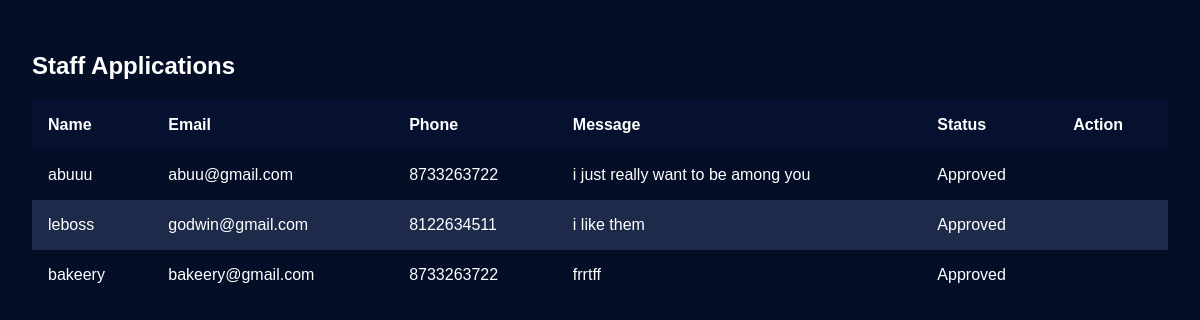
The app's page /app/admin/applications/ (signed in) with its own data.
### app/models.py (models this page shows, shortened)
class StaffApplication(models.Model):
    user = models.OneToOneField(settings.AUTH_USER_MODEL, on_delete=models.CASCADE, null=True, blank=True)
    name = models.CharField(max_length=100)
    email = models.EmailField()
    phone = models.CharField(max_length=20)
    message = models.TextField()
    status = models.CharField(max_length=20, choices=[('Pending', 'Pending'), ('Approved', 'Approved')])

### app/views.py (the view)
# urls.py: path('admin/applications/', admin_staff_applications, name='admin_staff_applications'),
@login_required
def admin_staff_applications(request):
    if not request.user.is_superuser:
        return redirect('home')  # Redirect non-admin users
    applications = StaffApplication.objects.all()
    return render(request, 'app/admin_staff_application.html', {'applications': applications})

### app/templates/app/admin_staff_application.html (shortened to what this page needs)
<!DOCTYPE html>
<html lang="en">
<head>
</head>
<body>
    <div class="container">
        <h2>Staff Applications</h2>
        <table>
            <thead>
                <tr>
                    <th>Name</th>
                    <th>Email</th>
                    <th>Phone</th>
                    <th>Message</th>
                    <th>Status</th>
                    <th>Action</th>
                </tr>
            </thead>
            <tbody>
                {% for application in applications %}
                <tr>
                    <td>{{ application.name }}</td>
                    <td>{{ application.email }}</td>
                    <td>{{ application.phone }}</td>
                    <td>{{ application.message }}</td>
                    <td>{{ application.status }}</td>
                    <td>
                    </td>
                </tr>
                {% endfor %}
            </tbody>
        </table>
    </div>
</body>
</html>

### app/templates/app/admin_staff_application.html (style rules this page uses)
body { font-family: Arial, sans-serif; background-color: #040e27; color: #fff; margin: 0; padding: 0; }
.container { padding: 2rem; max-width: 1200px; margin: 0 auto; }
table { width: 100%; border-collapse: collapse; }
th, td { padding: 1rem; text-align: left; }
th { background-color: #06112F; }
tr:nth-child(even) { background-color: #1e2a49; }

### records on screen
StaffApplication: name "abuuu", email "abuu@gmail.com", phone "8733263722", message "i just really want to be among you", status "Approved"
StaffApplication: name "leboss", email "godwin@gmail.com", phone "8122634511", message "i like them", status "Approved"
StaffApplication: name "bakeery", email "bakeery@gmail.com", phone "8733263722", message "frrtff", status "Approved"
